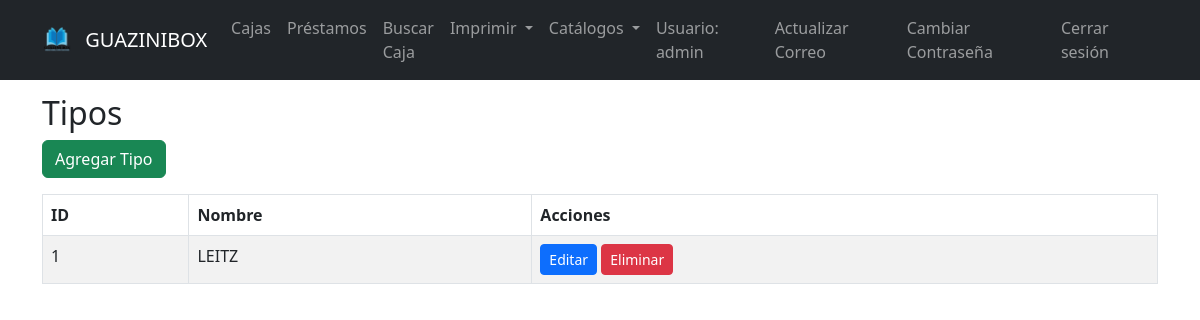
The page /tipos (signed in) on the database as committed earlier.
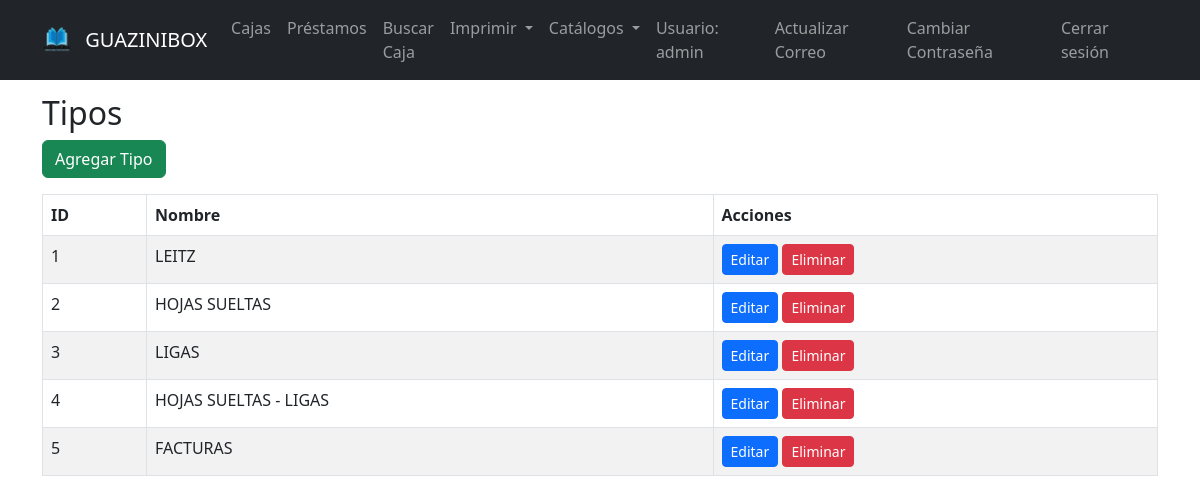
The same page on the database as committed later.
### tables this page shows
CREATE TABLE tipos (
            id INTEGER PRIMARY KEY AUTOINCREMENT,
            nombre TEXT NOT NULL
        );

### app.py (the view)
@app.route("/tipos")
@login_required
def tipos():
    ts = get_tipos()
    return render_template("tipos.html", tipos=ts)

### app.py (called while the page is built)
def get_db_connection():
    conn = sqlite3.connect("archivo.db")
    conn.row_factory = sqlite3.Row
    return conn

def get_user_by_id(user_id):
    conn = get_db_connection()
    user = conn.execute("SELECT * FROM users WHERE id = ?", (user_id,)).fetchone()
    conn.close()
    if not user:
        return None
    return User(user["id"], user["username"], user["password"],
               user["email"] if "email" in user.keys() else None,
               user["reset_token"] if "reset_token" in user.keys() else None,
               user["token_expiry"] if "token_expiry" in user.keys() else None)

@login_manager.user_loader
def load_user(user_id):
    return get_user_by_id(user_id)

def get_tipos():
    conn = get_db_connection()
    ts = conn.execute("SELECT * FROM tipos").fetchall()
    conn.close()
    return ts

### templates/tipos.html (shortened to what this page needs)
{% extends "base.html" %}
{% block content %}
<h2>Tipos</h2>
<a href="{{ url_for('add_tipo') }}" class="btn btn-success mb-3">Agregar Tipo</a>
<table class="table table-bordered table-striped">
  <thead>
    <tr>
      <th>ID</th>
      <th>Nombre</th>
      <th>Acciones</th>
    </tr>
  </thead>
  <tbody>
    {% for tipo in tipos %}
    <tr>
      <td>{{ tipo.id }}</td>
      <td>{{ tipo.nombre }}</td>
      <td>
        <a href="{{ url_for('edit_tipo', tipo_id=tipo.id) }}" class="btn btn-primary btn-sm">Editar</a>
        <form action="{{ url_for('delete_tipo', tipo_id=tipo.id) }}" method="POST" style="display:inline-block;" onsubmit="return confirm('¿Estás seguro de eliminar este tipo?');">
          <button type="submit" class="btn btn-danger btn-sm">Eliminar</button>
        </form>
      </td>
    </tr>
    {% endfor %}
  </tbody>
</table>
{% endblock %}

Rows that differ between the two databases and show on the page:
added tipos: id "2", nombre "HOJAS SUELTAS"
added tipos: id "3", nombre "LIGAS"
added tipos: id "4", nombre "HOJAS SUELTAS - LIGAS"
added tipos: id "5", nombre "FACTURAS"
